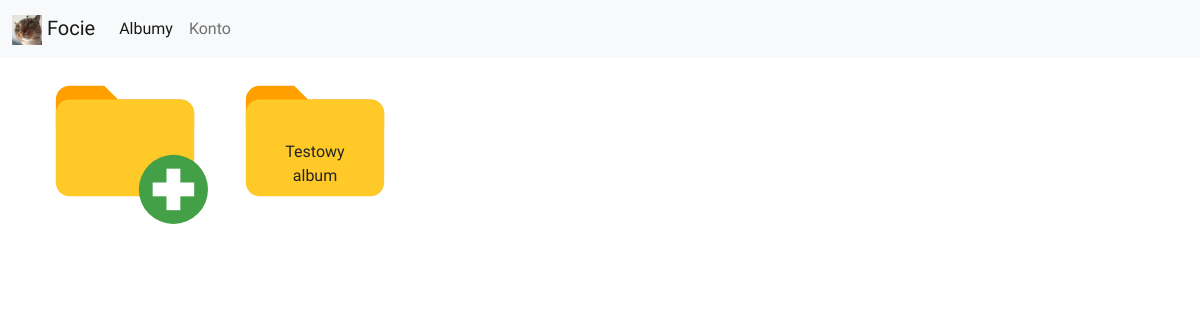
The page / (signed in) on the database as committed earlier.
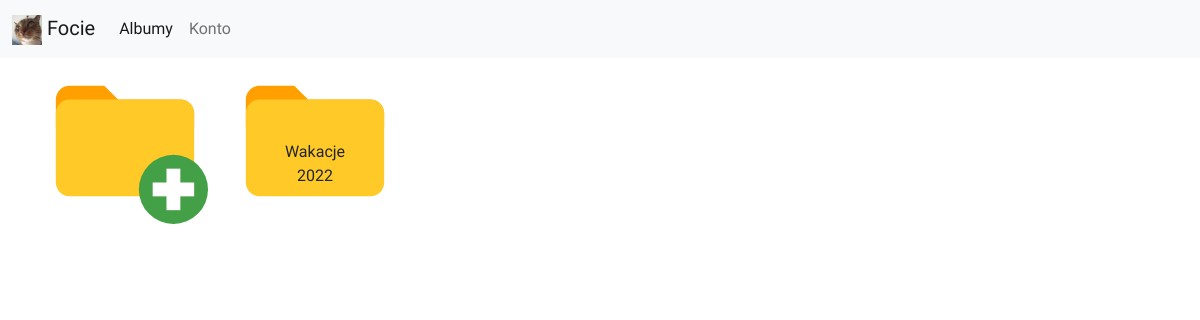
The same page on the database as committed later.
### tables this page shows
CREATE TABLE `album` (
  `id_album` int(11) NOT NULL,
  `nazwa` varchar(32) DEFAULT NULL,
  `data_utworzenia` date DEFAULT NULL,
  `id_fociarz` int(11) DEFAULT NULL
);

### config.php (called while the page is built, shortened)
<?php
$title = "Focie";

### index.php (the view, shortened to what this page needs)
<?php
include("config.php");
?>
<!DOCTYPE html>
<html lang="pl">
<head>
    <link href="https://cdn.jsdelivr.net/npm/bootstrap@5.0.2/dist/css/bootstrap.min.css" rel="stylesheet">
    <link rel="stylesheet" href="style.css">
</head>
<body>
    <nav class="navbar navbar-expand-lg navbar-light bg-light">
        <div class="container-fluid">
            <a class="navbar-brand" href="../focie">
                <img width="30" src="favicon.ico">
                <?php echo $title;?>
            </a>
            <div class="collapse navbar-collapse" id="navbarSupportedContent">
                <ul class="navbar-nav me-auto mb-2 mb-lg-0">
                    <li class="nav-item">
                        <a class="nav-link active" aria-current="page" href="../focie">Albumy</a>
                    </li>
                    <li class="nav-item">
                        <a class="nav-link" href="konto">Konto</a>
                    </li>
                </ul>
            </div>
        </div>
    </nav>
    <div class="container">
        <div class="row">
            <div class="folder col-lg-2 col-md-3 col-sm-6" id="new-folder-button">
                <img width="100%" src="ikony/dodaj_folder.svg">
            </div>
            <?php
            $conn = mysqli_connect($hostname, $db_username, $db_password, $database);
            $result = mysqli_query($conn, "SELECT nazwa FROM album WHERE id_fociarz = (SELECT id_fociarz FROM fociarz WHERE login = '$_SESSION[login]')");
            while($row = mysqli_fetch_array($result)) {
                ?>
                <div class="folder col-lg-2 col-md-3 col-sm-6">
                    <img width="100%" src="ikony/folder.svg">
                    <p class="folder-name"><?php echo $row["nazwa"];?></p>
                </div>
                <?php
            }
            ?>
        </div>
    </div>
</body>
</html>

### style.css (style rules this page uses)
* { font-family: "MuseoModerno"; }
.folder { cursor: pointer; position: relative; text-align: center; }
.folder-name { position: absolute; bottom: 20px; left: 50%; transform: translate(-50%, 0); }

Rows that differ between the two databases and show on the page:
removed album: nazwa "Testowy album"
added album: nazwa "Wakacje 2022"
